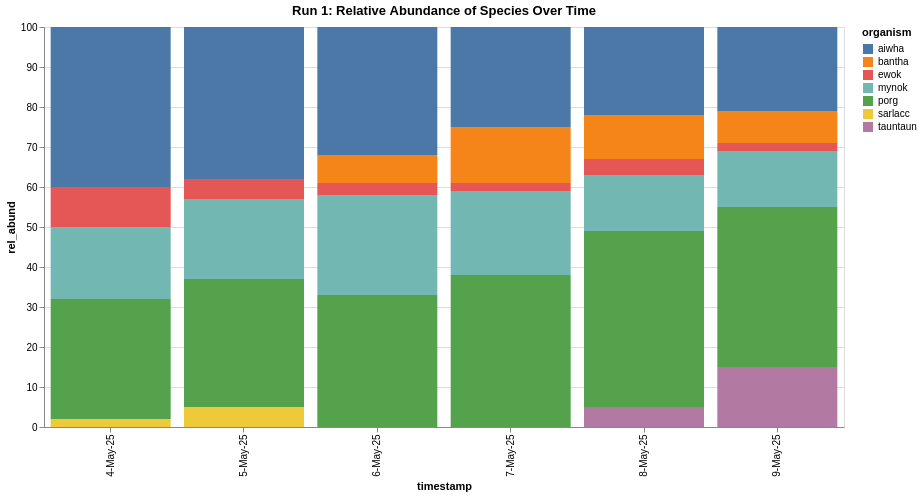

Notebook source saved alongside this figure:
### Markdown cell above
## Stacked bar chart

### Code cell
alt.Chart(df1).mark_bar().encode(
    x = alt.X('timestamp:O'),
    y = 'rel_abund:Q',
    color = 'organism:N',
    #color = 'species_group:N',
    tooltip=['organism:N', 'species_group:N', 'rel_abund:Q', 'timestamp:O', 'run_id:N','site:N','sample_id:N']
).properties(
    title = 'Run 1: Relative Abundance of Species Over Time',
    width = 800,
    height = 400
).interactive()

### Figure 1 — Vega-Lite specification as saved in the notebook (floating-point values rounded to 4 significant figures)
{"config": {"view": {"continuousWidth": 300, "continuousHeight": 300}}, "data": {"name": "data-c5c0cfdf8411900efb5b150ca82062b6"}, "mark": {"type": "bar"}, "encoding": {"color": {"field": "organism", "type": "nominal"}, "tooltip": [{"field": "organism", "type": "nominal"}, {"field": "species_group", "type": "nominal"}, {"field": "rel_abund", "type": "quantitative"}, {"field": "timestamp", "type": "ordinal"}, {"field": "run_id", "type": "nominal"}, {"field": "site", "type": "nominal"}, {"field": "sample_id", "type": "nominal"}], "x": {"field": "timestamp", "type": "ordinal"}, "y": {"field": "rel_abund", "type": "quantitative"}}, "height": 400, "params": [{"name": "param_1", "select": {"type": "interval", "encodings": ["x", "y"]}, "bind": "scales"}], "title": "Run 1: Relative Abundance of Species Over Time", "width": 800, "$schema": "https://vega.github.io/schema/vega-lite/v5.16.3.json", "datasets": {"data-c5c0cfdf8411900efb5b150ca82062b6": [{"site": "Takodana", "reactor": "R2D2", "run_id": 1, "sample_id": 100, "timestamp": "4-May-25", "rel_abund": 2, "organism": "sarlacc", "species_group": "wiggly"}, {"site": "Takodana", "reactor": "R2D2", "run_id": 1, "sample_id": 100, "timestamp": "4-May-25", "rel_abund": 18, "organism": "mynok", "species_group": "flapper"}, {"site": "Takodana", "reactor": "R2D2", "run_id": 1, "sample_id": 100, "timestamp": "4-May-25", "rel_abund": 40, "organism": "aiwha", "species_group": "flapper"}, {"site": "Takodana", "reactor": "R2D2", "run_id": 1, "sample_id": 100, "timestamp": "4-May-25", "rel_abund": 30, "organism": "porg", "species_group": "flapper"}, {"site": "Takodana", "reactor": "R2D2", "run_id": 1, "sample_id": 100, "timestamp": "4-May-25", "rel_abund": 10, "organism": "ewok", "species_group": "pawsly"}, {"site": "Takodana", "reactor": "R2D2", "run_id": 1, "sample_id": 101, "timestamp": "5-May-25", "rel_abund": 5, "organism": "sarlacc", "species_group": "wiggly"}, {"site": "Takodana", "reactor": "R2D2", "run_id": 1, "sample_id": 101, "timestamp": "5-May-25", "rel_abund": 20, "organism": "mynok", "species_group": "flapper"}, {"site": "Takodana", "reactor": "R2D2", "run_id": 1, "sample_id": 101, "timestamp": "5-May-25", "rel_abund": 38, "organism": "aiwha", "species_group": "flapper"}, {"site": "Takodana", "reactor": "R2D2", "run_id": 1, "sample_id": 101, "timestamp": "5-May-25", "rel_abund": 32, "organism": "porg", "species_group": "flapper"}, {"site": "Takodana", "reactor": "R2D2", "run_id": 1, "sample_id": 101, "timestamp": "5-May-25", "rel_abund": 5, "organism": "ewok", "species_group": "pawsly"}, {"site": "Takodana", "reactor": "R2D2", "run_id": 1, "sample_id": 102, "timestamp": "6-May-25", "rel_abund": 25, "organism": "mynok", "species_group": "flapper"}, {"site": "Takodana", "reactor": "R2D2", "run_id": 1, "sample_id": 102, "timestamp": "6-May-25", "rel_abund": 32, "organism": "aiwha", "species_group": "flapper"}, {"site": "Takodana", "reactor": "R2D2", "run_id": 1, "sample_id": 102, "timestamp": "6-May-25", "rel_abund": 33, "organism": "porg", "species_group": "flapper"}, {"site": "Takodana", "reactor": "R2D2", "run_id": 1, "sample_id": 102, "timestamp": "6-May-25", "rel_abund": 3, "organism": "ewok", "species_group": "pawsly"}, {"site": "Takodana", "reactor": "R2D2", "run_id": 1, "sample_id": 102, "timestamp": "6-May-25", "rel_abund": 7, "organism": "bantha", "species_group": "hoofed"}, {"site": "Takodana", "reactor": "R2D2", "run_id": 1, "sample_id": 103, "timestamp": "7-May-25", "rel_abund": 21, "organism": "mynok", "species_group": "flapper"}, {"site": "Takodana", "reactor": "R2D2", "run_id": 1, "sample_id": 103, "timestamp": "7-May-25", "rel_abund": 25, "organism": "aiwha", "species_group": "flapper"}, {"site": "Takodana", "reactor": "R2D2", "run_id": 1, "sample_id": 103, "timestamp": "7-May-25", "rel_abund": 38, "organism": "porg", "species_group": "flapper"}, {"site": "Takodana", "reactor": "R2D2", "run_id": 1, "sample_id": 103, "timestamp": "7-May-25", "rel_abund": 2, "organism": "ewok", "species_group": "pawsly"}, {"site": "Takodana", "reactor": "R2D2", "run_id": 1, "sample_id": 103, "timestamp": "7-May-25", "rel_abund": 14, "organism": "bantha", "species_group": "hoofed"}, {"site": "Takodana", "reactor": "R2D2", "run_id": 1, "sample_id": 104, "timestamp": "8-May-25", "rel_abund": 14, "organism": "mynok", "species_group": "flapper"}, {"site": "Takodana", "reactor": "R2D2", "run_id": 1, "sample_id": 104, "timestamp": "8-May-25", "rel_abund": 22, "organism": "aiwha", "species_group": "flapper"}, {"site": "Takodana", "reactor": "R2D2", "run_id": 1, "sample_id": 104, "timestamp": "8-May-25", "rel_abund": 44, "organism": "porg", "species_group": "flapper"}, {"site": "Takodana", "reactor": "R2D2", "run_id": 1, "sample_id": 104, "timestamp": "8-May-25", "rel_abund": 4, "organism": "ewok", "species_group": "pawsly"}, {"site": "Takodana", "reactor": "R2D2", "run_id": 1, "sample_id": 104, "timestamp": "8-May-25", "rel_abund": 11, "organism": "bantha", "species_group": "hoofed"}, {"site": "Takodana", "reactor": "R2D2", "run_id": 1, "sample_id": 104, "timestamp": "8-May-25", "rel_abund": 5, "organism": "tauntaun", "species_group": "clawful"}, {"site": "Takodana", "reactor": "R2D2", "run_id": 1, "sample_id": 105, "timestamp": "9-May-25", "rel_abund": 14, "organism": "mynok", "species_group": "flapper"}, {"site": "Takodana", "reactor": "R2D2", "run_id": 1, "sample_id": 105, "timestamp": "9-May-25", "rel_abund": 21, "organism": "aiwha", "species_group": "flapper"}, {"site": "Takodana", "reactor": "R2D2", "run_id": 1, "sample_id": 105, "timestamp": "9-May-25", "rel_abund": 40, "organism": "porg", "species_group": "flapper"}, {"site": "Takodana", "reactor": "R2D2", "run_id": 1, "sample_id": 105, "timestamp": "9-May-25", "rel_abund": 2, "organism": "ewok", "species_group": "pawsly"}, {"site": "Takodana", "reactor": "R2D2", "run_id": 1, "sample_id": 105, "timestamp": "9-May-25", "rel_abund": 8, "organism": "bantha", "species_group": "hoofed"}, {"site": "Takodana", "reactor": "R2D2", "run_id": 1, "sample_id": 105, "timestamp": "9-May-25", "rel_abund": 15, "organism": "tauntaun", "species_group": "clawful"}]}}
